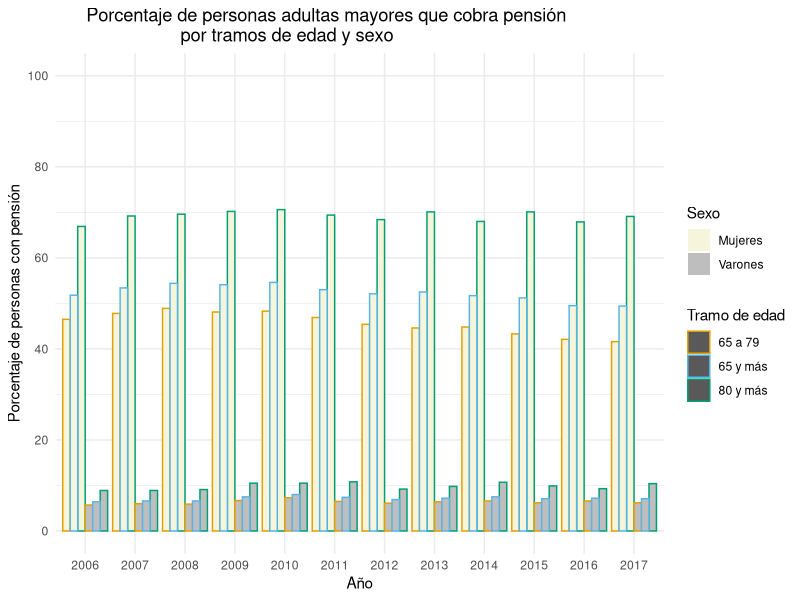

This figure's R source:
## ---- chunk 1
knitr::opts_chunk$set(echo = TRUE)
## ---- chunk 2
library(ggplot2)
library(readxl)

# Leer los datos desde el archivo Excel
datos <- read_excel("Pension_personasadultas_excel.xlsx")


# Convertir las variables a factores
datos$Tramo <- factor(datos$Tramo, levels = c("65 a 79", "65 y más", "80 y más"))
datos$Sexo <- factor(datos$Sexo, levels = c("Mujeres", "Varones"))
datos$año <- factor(datos$año)
datos$valor <- as.numeric(as.character(datos$valor))

# Suplantar NA por "80 y más" en la columna Tramo
datos$Tramo[is.na(datos$Tramo)] <- "80 y más"

# Crear el gráfico
ggplot(datos, aes(x = año, y = valor, fill = Sexo, color = Tramo)) +
  geom_bar(stat = "identity", position = "dodge", size = 0.5) +
  scale_fill_manual(values = c("Mujeres" = "beige", "Varones" = "gray")) +
  scale_color_manual(values = c("#E69F00", "#56B4E9", "#009E73")) +
  labs(x = "Año", y = "Porcentaje de personas con pensión", fill = "Sexo", color = "Tramo de edad",
       title = "Porcentaje de personas adultas mayores que cobra pensión 
       por tramos de edad y sexo") +
  theme_minimal() + theme(plot.title = element_text(hjust = 0.25)) + scale_y_continuous(limits = c(0, 100), breaks = seq(0, 100, 20))
